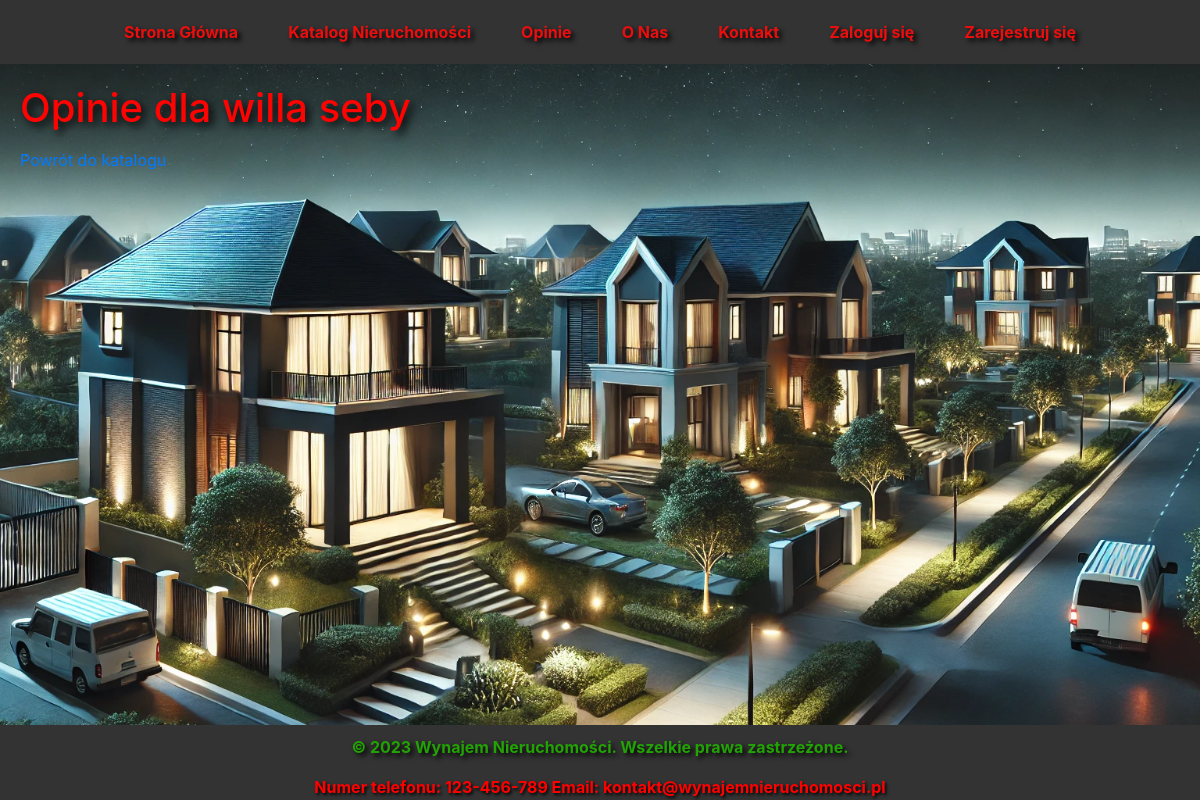
/opinie/1, run on an earlier commit of the app's database.
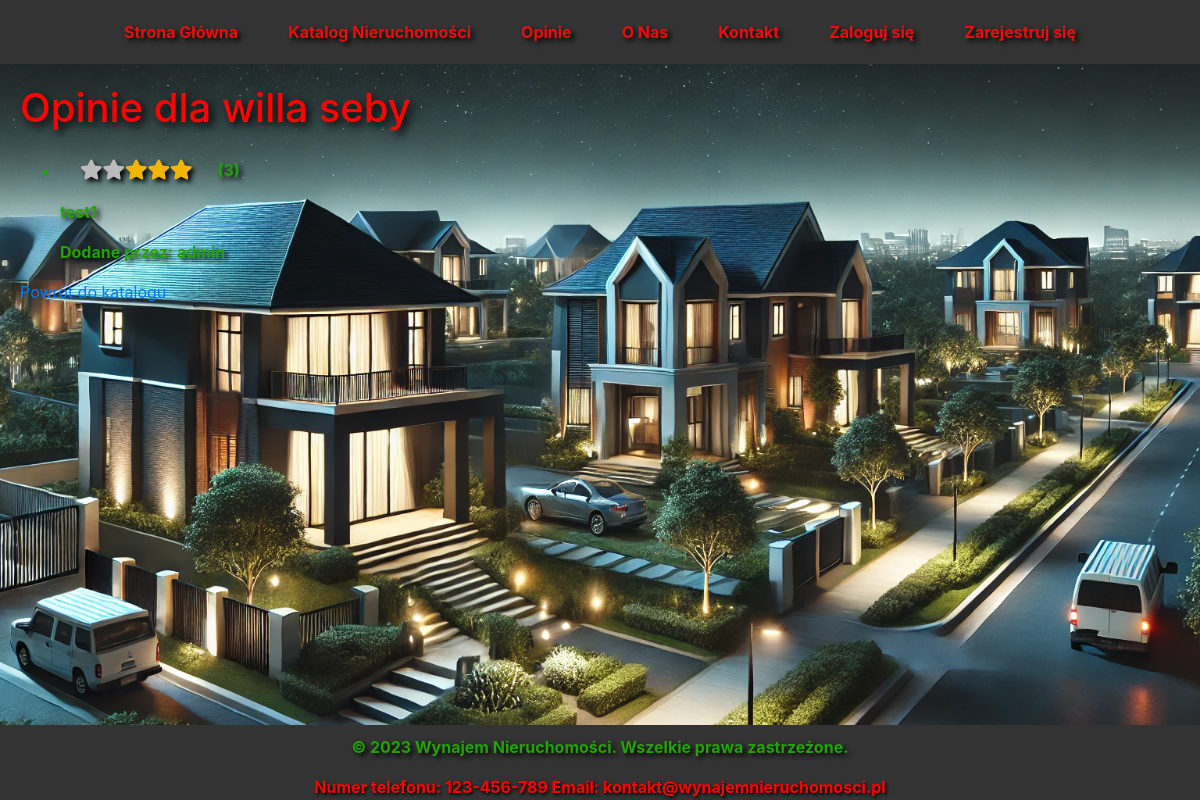
And on a later commit of the database.
### app.py (models this page shows)
class Opinion(db.Model):
    id = db.Column(db.Integer, primary_key=True)
    nieruchomosc_id = db.Column(db.Integer, db.ForeignKey('nieruchomosc.id'), nullable=False)
    user_id = db.Column(db.Integer, db.ForeignKey('user.id'), nullable=False)
    rating = db.Column(db.Integer, nullable=False)
    comment = db.Column(db.Text, nullable=False)
    nieruchomosc = db.relationship('Nieruchomosc', back_populates='opinions')
    user = db.relationship('User', back_populates='opinions')

class User(db.Model, UserMixin):
    id = db.Column(db.Integer, primary_key=True)
    username = db.Column(db.String(150), nullable=False, unique=True)
    password = db.Column(db.String(150), nullable=False)
    is_admin = db.Column(db.Boolean, default=False)
    first_name = db.Column(db.String(150))
    last_name = db.Column(db.String(150))
    email = db.Column(db.String(150), unique=True, nullable=False)
    phone_number = db.Column(db.String(20))
    opinions = db.relationship('Opinion', back_populates='user')
    rentals = db.relationship('Rental', backref='user', lazy=True)

### app.py (the view)
@app.route('/opinie/<int:nieruchomosc_id>')
def opinie_nieruchomosc(nieruchomosc_id):
    nieruchomosc = Nieruchomosc.query.get_or_404(nieruchomosc_id)
    return render_template('opinie_nieruchomosc.html', nieruchomosc=nieruchomosc)

### templates/opinie_nieruchomosc.html (shortened to what this page needs)
{% extends "base.html" %}
{% block content %}
<h1>Opinie dla {{ nieruchomosc.nazwa }}</h1>
<ul>
    {% for opinion in nieruchomosc.opinions %}
        <li>
            <div class="opinion-rating">
                <div class="star-rating">
                    {% for i in range(5) %}
                        <span class="fa fa-star{% if i < opinion.rating %} checked{% endif %}"></span>
                    {% endfor %}
                </div>
                <span>({{ opinion.rating }})</span>
            </div>
            <p>{{ opinion.comment }}</p>
            <p>Dodane przez: {{ opinion.user.username }}</p>
        </li>
    {% endfor %}
</ul>
<a href="{{ url_for('katalog') }}">Powrót do katalogu</a>
{% endblock %}

What changed in the data, as far as the page shows it:
added Opinion: rating "3", comment "test1", user.username "admin"
